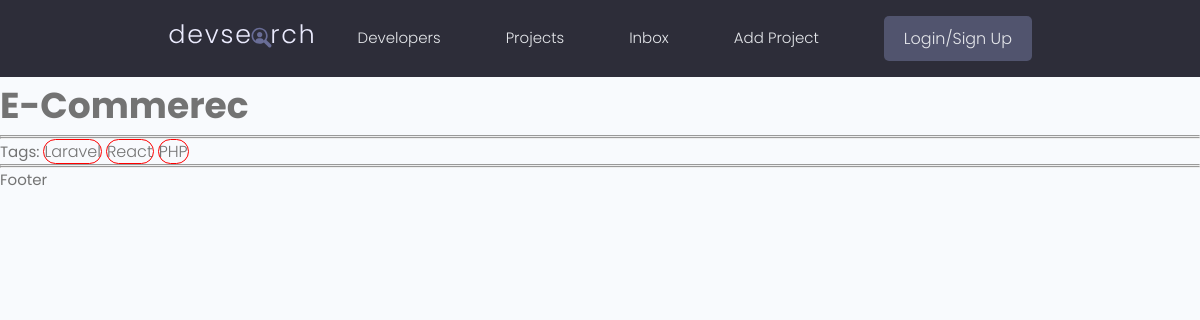
The app's page /project/7e244b46-4556-49f5-88d2-de27bf4e64c9 with its own data.
### projects/models.py (models this page shows, shortened)
class Project(models.Model):
    id = models.UUIDField(default=uuid.uuid4, unique=True, primary_key=True, editable=False)
    title = models.CharField(max_length=200)
    description = models.TextField(null=True, blank=True)
    featured_image = models.ImageField(null=True, blank=True, default="default.png")
    demo_link = models.CharField(max_length=2000, null=True, blank=True)
    source_link= models.CharField(max_length=2000, null=True, blank=True)
    tags = models.ManyToManyField('Tag', null=True, blank=True)
    vote_total = models.IntegerField(null=True, blank=True, default=0)
    vote_ratio = models.IntegerField(null=True, blank=True, default=0)
    created = models.DateTimeField(auto_now_add=True)

class Tag(models.Model):
    id = models.UUIDField(default=uuid.uuid4, unique=True, primary_key=True, editable=False)
    name = models.CharField(max_length=200)
    created = models.DateTimeField(auto_now_add=True)
    def __str__(self):
        return self.name

### projects/views.py (the view)
# urls.py: path('project/<str:pk>', views.project, name="project"),
def project(request, pk):
    projectObj= Project.objects.get(id=pk)
    return render(request, 'projects/project.html', {"project": projectObj})

### projects/templates/projects/project.html (shortened to what this page needs)
{% extends 'main.html' %}
{% block content %}
<h2>{{ project.title }}</h2>
<hr>
<hr>
Tags:
{% for tag in project.tags.all %}
 <span style="border:1px solid red;border-radius:30px;">{{ tag }}</span>
{% endfor %}
<hr>
{% endblock content %}

### static/styles/app.css (style rules this page uses)
:root { --color-sub: #2d2d39; }

### static/uikit/styles/modules/_variables.css (style rules this page uses)
:root { --color-main: #5aa5b9; --color-main-light: #e6faff; --color-sub: #3f4156; --color-sub-light: #51546e; --color-sub-lighter: #ededfd; --color-text: #737373; --color-gray: #8b8b8b; --color-light: #e5e7eb; --color-light-gray: #767676; --color-bg: #f8fafd; --color-white: #fffefd; --color-white-light: #f3f3f3; --color-success: #359e64; --color-success-bg: #def8e8; --color-error: #fc4b0b; --color-error-bg: #fff2ee; --font-base: 'Poppins', arial, helvetica, 'Segoe UI', roboto, ubuntu, sans-serif; --font-monospace: 'Fira Code', 'Courier New', courier, monospace; --font-regular: 300; --font-medium: 500; --font-bold: 700; --generic-shadow: 1px 1px 5px #00000010; --generic-transition: all 0.3s ease-in-out; }

### static/uikit/styles/modules/_base.css (style rules this page uses)
* { margin: 0; padding: 0; box-sizing: border-box; text-rendering: optimizeLegibility; color: inherit; font-size: inherit; }
html { font-size: 50%; }
@media only screen and (min-width: 480px) { html { font-size: 56.25%; } }
@media only screen and (min-width: 1200px) { html { font-size: 62.5%; } }
body { line-height: 1.6; font-weight: 400; font-size: 1.5rem; color: var(--color-text); background-color: var(--color-bg); min-height: 100vh; }

### static/uikit/styles/modules/_typography.css (style rules this page uses)
* { font-family: var(--font-base); }
h2 { font-size: 3.6rem; font-weight: var(--font-bold); }
p, span, strong { font-size: 1.6rem; color: var(--color-text); font-weight: var(--font-regular); }

### records on screen
Project: title "E-Commerec"
Tag: name "Laravel"
Tag: name "React"
Tag: name "PHP"
